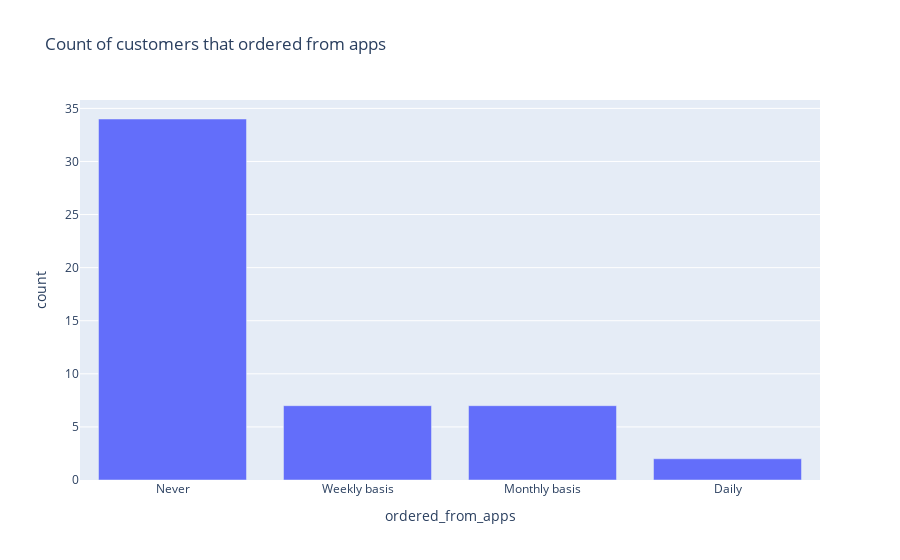

The notebook cell saved with this chart:
### Code cell
fig = go.Figure()

fig.add_trace( go.Bar(x=ordered_from_apps.index , y=ordered_from_apps.values), )

fig.update_layout( dict(title = 'Count of customers that ordered from apps',
                      xaxis= dict(title= 'ordered_from_apps',ticklen= 8, zeroline= False),
                      yaxis= dict(title= 'count',ticklen=8, zeroline=False)
                     ) )

fig.show(layout=layout)

### Figure 1 — Plotly figure (JSON) as saved in the notebook; plotly's stock layout.template omitted (floating-point values rounded to 4 significant figures)
{"data": [{"type": "bar", "x": ["Never", "Weekly basis", "Monthly basis", "Daily"], "y": [34, 7, 7, 2]}], "layout": {"title": {"text": "Count of customers that ordered from apps"}, "xaxis": {"ticklen": 8, "title": {"text": "ordered_from_apps"}, "zeroline": false}, "yaxis": {"ticklen": 8, "title": {"text": "count"}, "zeroline": false}}}
